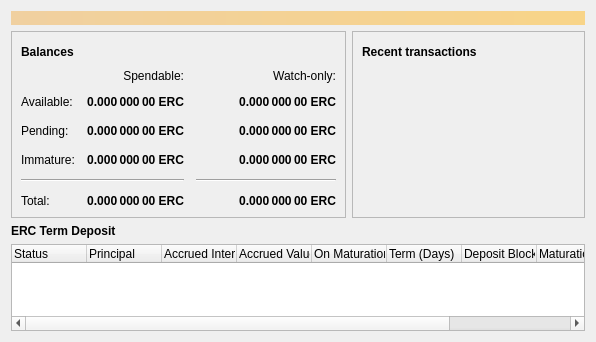
<?xml version="1.0" encoding="UTF-8"?>
<ui version="4.0">
 <class>OverviewPage</class>
 <widget class="QWidget" name="OverviewPage">
  <property name="geometry">
   <rect>
    <x>0</x>
    <y>0</y>
    <width>596</width>
    <height>342</height>
   </rect>
  </property>
  <property name="windowTitle">
   <string>Form</string>
  </property>
  <layout class="QVBoxLayout" name="topLayout">
   <item>
    <widget class="QLabel" name="labelAlerts">
     <property name="visible">
      <bool>false</bool>
     </property>
     <property name="styleSheet">
      <string notr="true">background-color: qlineargradient(x1: 0, y1: 0, x2: 1, y2: 0, stop:0 #F0D0A0, stop:1 #F8D488); color:#000000;</string>
     </property>
     <property name="wordWrap">
      <bool>true</bool>
     </property>
     <property name="margin">
      <number>3</number>
     </property>
    </widget>
   </item>
   <item>
    <layout class="QHBoxLayout" name="horizontalLayout" stretch="1,1">
     <item>
      <layout class="QVBoxLayout" name="verticalLayout_2">
       <item>
        <widget class="QFrame" name="frame">
         <property name="frameShape">
          <enum>QFrame::StyledPanel</enum>
         </property>
         <property name="frameShadow">
          <enum>QFrame::Raised</enum>
         </property>
         <layout class="QVBoxLayout" name="verticalLayout_4">
          <item>
           <layout class="QHBoxLayout" name="horizontalLayout_4">
            <item>
             <widget class="QLabel" name="label_5">
              <property name="font">
               <font>
                <weight>75</weight>
                <bold>true</bold>
               </font>
              </property>
              <property name="text">
               <string>Balances</string>
              </property>
             </widget>
            </item>
            <item>
             <widget class="QPushButton" name="labelWalletStatus">
              <property name="enabled">
               <bool>false</bool>
              </property>
              <property name="maximumSize">
               <size>
                <width>30</width>
                <height>16777215</height>
               </size>
              </property>
              <property name="toolTip">
               <string>The displayed information may be out of date. Your wallet automatically synchronizes with the EuropeCoin network after a connection is established, but this process has not completed yet.</string>
              </property>
              <property name="text">
               <string/>
              </property>
              <property name="icon">
               <iconset>
                <normaloff>:/icons/warning</normaloff>
                <disabledoff>:/icons/warning</disabledoff>:/icons/warning</iconset>
              </property>
              <property name="iconSize">
               <size>
                <width>24</width>
                <height>24</height>
               </size>
              </property>
              <property name="flat">
               <bool>true</bool>
              </property>
             </widget>
            </item>
            <item>
             <spacer name="horizontalSpacer_3">
              <property name="orientation">
               <enum>Qt::Horizontal</enum>
              </property>
              <property name="sizeHint" stdset="0">
               <size>
                <width>40</width>
                <height>20</height>
               </size>
              </property>
             </spacer>
            </item>
           </layout>
          </item>
          <item>
           <layout class="QGridLayout" name="gridLayout">
            <property name="spacing">
             <number>12</number>
            </property>
            <item row="2" column="2">
             <widget class="QLabel" name="labelWatchPending">
              <property name="font">
               <font>
                <weight>75</weight>
                <bold>true</bold>
               </font>
              </property>
              <property name="cursor">
               <cursorShape>IBeamCursor</cursorShape>
              </property>
              <property name="toolTip">
               <string>Unconfirmed transactions to watch-only addresses</string>
              </property>
              <property name="text">
               <string notr="true">0.000 000 00 ERC</string>
              </property>
              <property name="alignment">
               <set>Qt::AlignRight|Qt::AlignTrailing|Qt::AlignVCenter</set>
              </property>
              <property name="textInteractionFlags">
               <set>Qt::LinksAccessibleByMouse|Qt::TextSelectableByKeyboard|Qt::TextSelectableByMouse</set>
              </property>
             </widget>
            </item>
            <item row="2" column="1">
             <widget class="QLabel" name="labelUnconfirmed">
              <property name="font">
               <font>
                <weight>75</weight>
                <bold>true</bold>
               </font>
              </property>
              <property name="cursor">
               <cursorShape>IBeamCursor</cursorShape>
              </property>
              <property name="toolTip">
               <string>Total of transactions that have yet to be confirmed, and do not yet count toward the spendable balance</string>
              </property>
              <property name="text">
               <string notr="true">0.000 000 00 ERC</string>
              </property>
              <property name="alignment">
               <set>Qt::AlignRight|Qt::AlignTrailing|Qt::AlignVCenter</set>
              </property>
              <property name="textInteractionFlags">
               <set>Qt::LinksAccessibleByMouse|Qt::TextSelectableByKeyboard|Qt::TextSelectableByMouse</set>
              </property>
             </widget>
            </item>
            <item row="3" column="2">
             <widget class="QLabel" name="labelWatchImmature">
              <property name="font">
               <font>
                <weight>75</weight>
                <bold>true</bold>
               </font>
              </property>
              <property name="cursor">
               <cursorShape>IBeamCursor</cursorShape>
              </property>
              <property name="toolTip">
               <string>Mined balance in watch-only addresses that has not yet matured</string>
              </property>
              <property name="text">
               <string notr="true">0.000 000 00 ERC</string>
              </property>
              <property name="alignment">
               <set>Qt::AlignRight|Qt::AlignTrailing|Qt::AlignVCenter</set>
              </property>
              <property name="textInteractionFlags">
               <set>Qt::LinksAccessibleByMouse|Qt::TextSelectableByKeyboard|Qt::TextSelectableByMouse</set>
              </property>
             </widget>
            </item>
            <item row="4" column="0" colspan="2">
             <widget class="Line" name="line">
              <property name="orientation">
               <enum>Qt::Horizontal</enum>
              </property>
             </widget>
            </item>
            <item row="4" column="2">
             <widget class="Line" name="lineWatchBalance">
              <property name="sizePolicy">
               <sizepolicy hsizetype="Preferred" vsizetype="Fixed">
                <horstretch>0</horstretch>
                <verstretch>0</verstretch>
               </sizepolicy>
              </property>
              <property name="minimumSize">
               <size>
                <width>140</width>
                <height>0</height>
               </size>
              </property>
              <property name="orientation">
               <enum>Qt::Horizontal</enum>
              </property>
             </widget>
            </item>
            <item row="5" column="0">
             <widget class="QLabel" name="labelTotalText">
              <property name="text">
               <string>Total:</string>
              </property>
             </widget>
            </item>
            <item row="3" column="1">
             <widget class="QLabel" name="labelImmature">
              <property name="font">
               <font>
                <weight>75</weight>
                <bold>true</bold>
               </font>
              </property>
              <property name="cursor">
               <cursorShape>IBeamCursor</cursorShape>
              </property>
              <property name="toolTip">
               <string>Mined balance that has not yet matured</string>
              </property>
              <property name="text">
               <string notr="true">0.000 000 00 ERC</string>
              </property>
              <property name="alignment">
               <set>Qt::AlignRight|Qt::AlignTrailing|Qt::AlignVCenter</set>
              </property>
              <property name="textInteractionFlags">
               <set>Qt::LinksAccessibleByMouse|Qt::TextSelectableByKeyboard|Qt::TextSelectableByMouse</set>
              </property>
             </widget>
            </item>
            <item row="2" column="3">
             <spacer name="horizontalSpacer_2">
              <property name="orientation">
               <enum>Qt::Horizontal</enum>
              </property>
              <property name="sizeHint" stdset="0">
               <size>
                <width>40</width>
                <height>20</height>
               </size>
              </property>
             </spacer>
            </item>
            <item row="3" column="0">
             <widget class="QLabel" name="labelImmatureText">
              <property name="text">
               <string>Immature:</string>
              </property>
             </widget>
            </item>
            <item row="5" column="1">
             <widget class="QLabel" name="labelTotal">
              <property name="font">
               <font>
                <weight>75</weight>
                <bold>true</bold>
               </font>
              </property>
              <property name="cursor">
               <cursorShape>IBeamCursor</cursorShape>
              </property>
              <property name="toolTip">
               <string>Your current total balance</string>
              </property>
              <property name="text">
               <string notr="true">0.000 000 00 ERC</string>
              </property>
              <property name="alignment">
               <set>Qt::AlignRight|Qt::AlignTrailing|Qt::AlignVCenter</set>
              </property>
              <property name="textInteractionFlags">
               <set>Qt::LinksAccessibleByMouse|Qt::TextSelectableByKeyboard|Qt::TextSelectableByMouse</set>
              </property>
             </widget>
            </item>
            <item row="5" column="2">
             <widget class="QLabel" name="labelWatchTotal">
              <property name="font">
               <font>
                <weight>75</weight>
                <bold>true</bold>
               </font>
              </property>
              <property name="cursor">
               <cursorShape>IBeamCursor</cursorShape>
              </property>
              <property name="toolTip">
               <string>Current total balance in watch-only addresses</string>
              </property>
              <property name="text">
               <string notr="true">0.000 000 00 ERC</string>
              </property>
              <property name="alignment">
               <set>Qt::AlignRight|Qt::AlignTrailing|Qt::AlignVCenter</set>
              </property>
              <property name="textInteractionFlags">
               <set>Qt::LinksAccessibleByMouse|Qt::TextSelectableByKeyboard|Qt::TextSelectableByMouse</set>
              </property>
             </widget>
            </item>
            <item row="0" column="2">
             <widget class="QLabel" name="labelWatchonly">
              <property name="text">
               <string>Watch-only:</string>
              </property>
              <property name="alignment">
               <set>Qt::AlignRight|Qt::AlignTrailing|Qt::AlignVCenter</set>
              </property>
             </widget>
            </item>
            <item row="1" column="0">
             <widget class="QLabel" name="labelBalanceText">
              <property name="text">
               <string>Available:</string>
              </property>
             </widget>
            </item>
            <item row="1" column="1">
             <widget class="QLabel" name="labelBalance">
              <property name="font">
               <font>
                <weight>75</weight>
                <bold>true</bold>
               </font>
              </property>
              <property name="cursor">
               <cursorShape>IBeamCursor</cursorShape>
              </property>
              <property name="toolTip">
               <string>Your current spendable balance</string>
              </property>
              <property name="text">
               <string notr="true">0.000 000 00 ERC</string>
              </property>
              <property name="alignment">
               <set>Qt::AlignRight|Qt::AlignTrailing|Qt::AlignVCenter</set>
              </property>
              <property name="textInteractionFlags">
               <set>Qt::LinksAccessibleByMouse|Qt::TextSelectableByKeyboard|Qt::TextSelectableByMouse</set>
              </property>
             </widget>
            </item>
            <item row="1" column="2">
             <widget class="QLabel" name="labelWatchAvailable">
              <property name="font">
               <font>
                <weight>75</weight>
                <bold>true</bold>
               </font>
              </property>
              <property name="cursor">
               <cursorShape>IBeamCursor</cursorShape>
              </property>
              <property name="toolTip">
               <string>Your current balance in watch-only addresses</string>
              </property>
              <property name="text">
               <string notr="true">0.000 000 00 ERC</string>
              </property>
              <property name="alignment">
               <set>Qt::AlignRight|Qt::AlignTrailing|Qt::AlignVCenter</set>
              </property>
              <property name="textInteractionFlags">
               <set>Qt::LinksAccessibleByMouse|Qt::TextSelectableByKeyboard|Qt::TextSelectableByMouse</set>
              </property>
             </widget>
            </item>
            <item row="2" column="0">
             <widget class="QLabel" name="labelPendingText">
              <property name="text">
               <string>Pending:</string>
              </property>
             </widget>
            </item>
            <item row="0" column="1">
             <widget class="QLabel" name="labelSpendable">
              <property name="text">
               <string>Spendable:</string>
              </property>
              <property name="alignment">
               <set>Qt::AlignRight|Qt::AlignTrailing|Qt::AlignVCenter</set>
              </property>
             </widget>
            </item>
           </layout>
          </item>
         </layout>
        </widget>
       </item>
       <item>
        <spacer name="verticalSpacer">
         <property name="orientation">
          <enum>Qt::Vertical</enum>
         </property>
         <property name="sizeHint" stdset="0">
          <size>
           <width>20</width>
           <height>40</height>
          </size>
         </property>
        </spacer>
       </item>
      </layout>
     </item>
     <item>
      <layout class="QVBoxLayout" name="verticalLayout_3">
       <item>
        <widget class="QFrame" name="frame_2">
         <property name="frameShape">
          <enum>QFrame::StyledPanel</enum>
         </property>
         <property name="frameShadow">
          <enum>QFrame::Raised</enum>
         </property>
         <layout class="QVBoxLayout" name="verticalLayout">
          <item>
           <layout class="QHBoxLayout" name="horizontalLayout_2">
            <item>
             <widget class="QLabel" name="label_4">
              <property name="font">
               <font>
                <weight>75</weight>
                <bold>true</bold>
               </font>
              </property>
              <property name="text">
               <string>Recent transactions</string>
              </property>
             </widget>
            </item>
            <item>
             <widget class="QPushButton" name="labelTransactionsStatus">
              <property name="enabled">
               <bool>false</bool>
              </property>
              <property name="maximumSize">
               <size>
                <width>30</width>
                <height>16777215</height>
               </size>
              </property>
              <property name="toolTip">
               <string>The displayed information may be out of date. Your wallet automatically synchronizes with the EuropeCoin network after a connection is established, but this process has not completed yet.</string>
              </property>
              <property name="text">
               <string/>
              </property>
              <property name="icon">
               <iconset>
                <normaloff>:/icons/warning</normaloff>
                <disabledoff>:/icons/warning</disabledoff>:/icons/warning</iconset>
              </property>
              <property name="iconSize">
               <size>
                <width>24</width>
                <height>24</height>
               </size>
              </property>
              <property name="flat">
               <bool>true</bool>
              </property>
             </widget>
            </item>
            <item>
             <spacer name="horizontalSpacer">
              <property name="orientation">
               <enum>Qt::Horizontal</enum>
              </property>
              <property name="sizeHint" stdset="0">
               <size>
                <width>40</width>
                <height>20</height>
               </size>
              </property>
             </spacer>
            </item>
           </layout>
          </item>
          <item>
           <widget class="QListView" name="listTransactions">
            <property name="styleSheet">
             <string notr="true">QListView { background: transparent; }</string>
            </property>
            <property name="frameShape">
             <enum>QFrame::NoFrame</enum>
            </property>
            <property name="verticalScrollBarPolicy">
             <enum>Qt::ScrollBarAlwaysOff</enum>
            </property>
            <property name="horizontalScrollBarPolicy">
             <enum>Qt::ScrollBarAlwaysOff</enum>
            </property>
            <property name="selectionMode">
             <enum>QAbstractItemView::NoSelection</enum>
            </property>
           </widget>
          </item>
         </layout>
        </widget>
       </item>
       <item>
        <spacer name="verticalSpacer_2">
         <property name="orientation">
          <enum>Qt::Vertical</enum>
         </property>
         <property name="sizeHint" stdset="0">
          <size>
           <width>20</width>
           <height>40</height>
          </size>
         </property>
        </spacer>
       </item>
      </layout>
     </item>
    </layout>
   </item>
   <item>
    <widget class="QLabel" name="label">
     <property name="text">
      <string>&lt;html&gt;&lt;head/&gt;&lt;body&gt;&lt;p&gt;&lt;span style=&quot; font-weight:600;&quot;&gt;ERC Term Deposit&lt;/span&gt;&lt;/p&gt;&lt;/body&gt;&lt;/html&gt;</string>
     </property>
    </widget>
   </item>
   <item>
    <widget class="QTableWidget" name="hodlTable">
     <property name="enabled">
      <bool>true</bool>
     </property>
     <property name="editTriggers">
      <set>QAbstractItemView::NoEditTriggers</set>
     </property>
     <property name="alternatingRowColors">
      <bool>true</bool>
     </property>
     <attribute name="horizontalHeaderDefaultSectionSize">
      <number>75</number>
     </attribute>
     <column>
      <property name="text">
       <string>Status</string>
      </property>
      <property name="textAlignment">
       <set>AlignLeft|AlignVCenter</set>
      </property>
     </column>
     <column>
      <property name="text">
       <string>Principal</string>
      </property>
      <property name="textAlignment">
       <set>AlignLeft|AlignVCenter</set>
      </property>
     </column>
     <column>
      <property name="text">
       <string>Accrued Interest</string>
      </property>
      <property name="textAlignment">
       <set>AlignLeft|AlignVCenter</set>
      </property>
     </column>
     <column>
      <property name="text">
       <string>Accrued Value</string>
      </property>
      <property name="textAlignment">
       <set>AlignLeft|AlignVCenter</set>
      </property>
     </column>
     <column>
      <property name="text">
       <string>On Maturation</string>
      </property>
      <property name="textAlignment">
       <set>AlignLeft|AlignVCenter</set>
      </property>
     </column>
     <column>
      <property name="text">
       <string>Term (Days)</string>
      </property>
      <property name="textAlignment">
       <set>AlignLeft|AlignVCenter</set>
      </property>
     </column>
     <column>
      <property name="text">
       <string>Deposit Block</string>
      </property>
      <property name="textAlignment">
       <set>AlignLeft|AlignVCenter</set>
      </property>
     </column>
     <column>
      <property name="text">
       <string>Maturation Block</string>
      </property>
      <property name="textAlignment">
       <set>AlignLeft|AlignVCenter</set>
      </property>
     </column>
     <column>
      <property name="text">
       <string>Estimated Date</string>
      </property>
      <property name="textAlignment">
       <set>AlignLeft|AlignVCenter</set>
      </property>
     </column>
    </widget>
   </item>
  </layout>
 </widget>
 <resources/>
 <connections/>
</ui>
